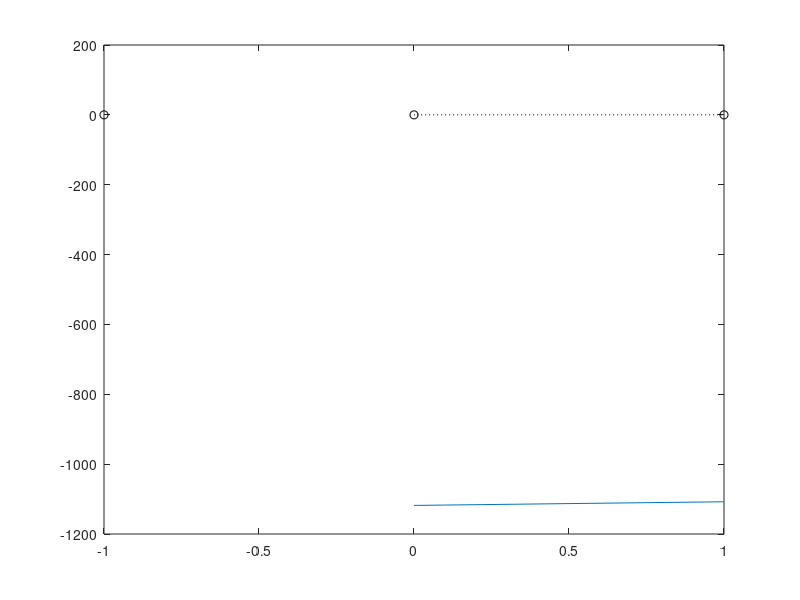

Write the MATLAB code that produced this figure.
function PhaseLine1D()
 
%Given a 1D system x'=f(x), the phase line plot is just the plot of f(x)
%with the addition of vector (arrow) on each side of the critical points to
%represent the direction of the flow of the system at the critical points.
%For example, consider x'=x-x^3
k = 10.45;
T = 107; 
x=[0,0.01,1]; %make sure all roots are in the interval
xdot=k*(x-T); %Be mindful of the function here


figure(12)
plot(x,xdot)
hold on;
%add x-axys
plot(x,0*x,':k');
%add y-axys
plot(0*x,x,':k');
%add critical points as black cricles. Question: How do you determine critical points?
plot(-1,0,'ko')
plot(0,0,'ko')
plot(1,0,'ko')
hold off
%TO add arrows, the easier way is to click "edit->FigurePorperties" on the
%menu in the Figure itself and then "Insert->Arrow". This is also the best
%place where to make cosmetic changes to the figures. For example by
%clicking on the critical point it is possible to change color, size and
%thickness of the circles as well as make them full or empty based on their
%stability.
 
end